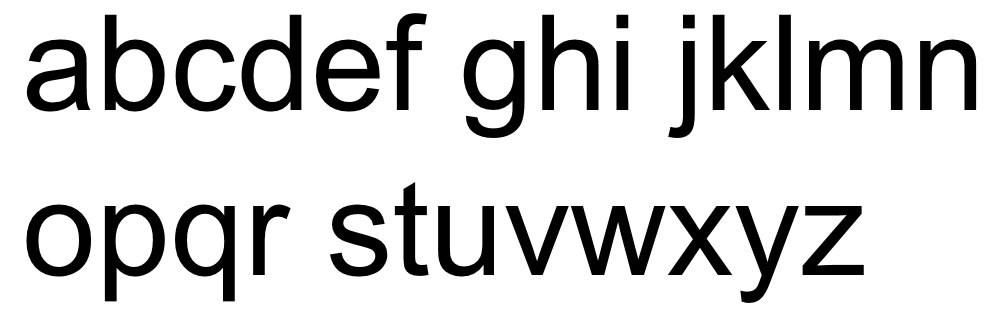
#> input picture py/ocr_train_lower.PNG, 997 x 318 px
$ python zhangsuen.py ocr_train_lower.PNG   (Python 2 division)
#> lines starting #> are read from the running program, lines starting #| are printed output that depends on the picture; after the words box and inside, x2 and y2 are one past the last pixel; in counts of white or black regions, pixels touching at a corner belong together
### py/gambar.py
import matplotlib.image as mpimg
import matplotlib.pyplot as plt
import numpy as np
import sys

import nph

def read(path):
#> called with path = 'ocr_train_lower.PNG'
    img = mpimg.imread(path)
#> img is the input picture: shape (318, 997, 4) float32; mean R, G, B, A 0.838, 0.838, 0.838, 1
    if img.dtype == 'float32':
        return (img*255).astype(np.uint8)
    if len(img.shape) < 3:
        return to_img(img)
    return img

def to_gray(img):
    return img.mean(-1).round().astype(np.uint8)
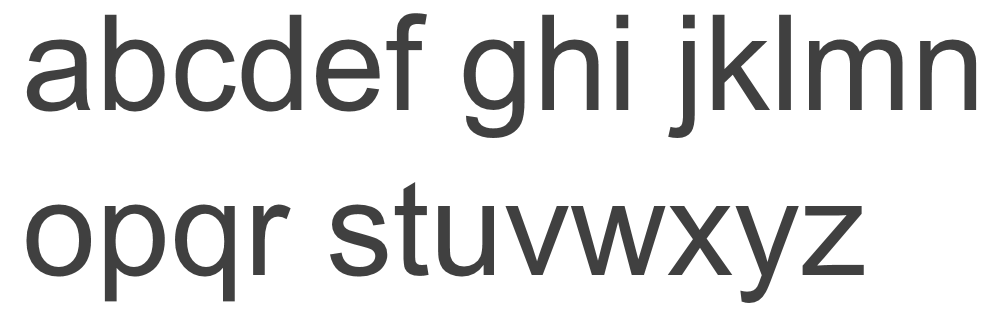
#> returned value: shape (318, 997); min 64, max 255, mean 224.1

def to_bw(gray):
    hist = get_histogram(gray)
#> hist = 256 values, max 260921 at index 255, min 0 at index 0, mean 1238.5
    threshold = otsu(hist, gray.shape[0]*gray.shape[1])
#> in otsu, `sum = (hist*range(0, 256)).sum()`: sum = 71035350
#> the loop in otsu, `for t in range(0, 256):` made 256 passes
#> (wb, wf, sumb, mb, mf, varmax) on passes 65, 68, 71, 74, 77, 80, 83, 86, 89, 92, 95, 98: (46686, 270360, 2987904, 64, 251.7, 4.45e+14), (46963, 270083, 3006463, 64.02, 251.9, 4.48e+14), (47105, 269941, 3016403, 64.04, 252, 4.49e+14), (47301, 269745, 3030711, 64.07, 252.1, 4.51e+14), (47442, 269604, 3041427, 64.11, 252.2, 4.53e+14), (47549, 269497, 3049880, 64.14, 252.3, 4.54e+14), (47679, 269367, 3060540, 64.19, 252.4, 4.55e+14), (47787, 269259, 3069720, 64.24, 252.4, 4.56e+14), (48350, 268696, 3119264, 64.51, 252.8, 4.6e+14), (48438, 268608, 3127272, 64.56, 252.8, 4.61e+14), (48563, 268483, 3139022, 64.64, 252.9, 4.62e+14), (48633, 268413, 3145812, 64.68, 252.9, 4.63e+14)
#> wb on passes 1 to 6: 0, 0, 0, 0, 0, 0
#> after the loop in otsu, `for t in range(0, 256):`: sumb = 4500495; threshold = 159; varmax = 4.72e+14; wb = 317046
#> threshold = 159
    return gray <= threshold
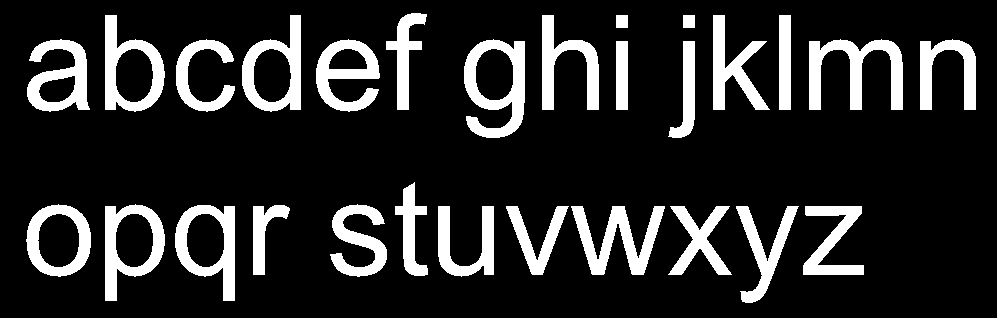
#> returned value: shape (318, 997) bool; 16.3% white; 28 white regions, largest, box (x1, y1, x2, y2) and area: (809, 39, 903, 110) 2996, (464, 39, 525, 138) 2947, (571, 206, 665, 275) 2742

# [24 lines left out: functions to_img, contrasting, equalize, not called in this run]

def show(img):
    plt.imshow(to_img(img), interpolation='nearest')
    plt.show()

def save(img, path):
    mpimg.imsave(path, to_img(img))

# [25 lines left out: function koponging, not called in this run]

def get_histogram(channel):
    return np.histogram(channel, range=(0, 256), bins=256)[0]

def otsu(hist, pixels):
    sum = (hist*range(0, 256)).sum()
    sumb = wb = wf = varmax = threshold = 0.
    for t in range(0, 256):
        wb += hist[t]
        if wb == 0:
            continue
        wf = pixels-wb
        if wf == 0:
            break
        sumb += t*hist[t]
        mb = sumb/wb
        mf = (sum-sumb)/wf
        varbetween = wb*wf*(mb-mf)*(mb-mf)
        if varbetween > varmax:
            varmax = varbetween
            threshold = t
    return threshold

# [6 lines that do not run on import are left out]

### py/zhangsuen.py
import sys
import numpy as np
import json

import nph
import gambar
import chaincode

def to_tulang(bw, step):
    # http://rosettacode.org/wiki/Zhang-Suen_thinning_algorithm
    # `bw` is already white bordered
    # `step` is 1 or 2 and affects on determining px

    the_pixel_is_black = bw # just for the sake of semantics

    # Black pixels P1 can have eight neighbours.
    # The neighbours are, in order, arranged as:
    # P9 P2 P3
    # P8 P1 P4
    # P7 P6 P5
    p2, p3, p4, p5, p6, p7, p8, p9 = get_p(bw)

    # B(P1) = The number of black pixel neighbours of P1
    b = p2 + p3 + p4 + p5 + p6 + p7 + p8 + p9
    has_between_2_and_6_neighbors = (2 <= b) * (b <= 6)

    # A(P1) = the number of transitions from white to black, (0 -> 1) in the sequence P2,P3,P4,P5,P6,P7,P8,P9,P2
    a = (get_is01trans(p2, p3) + get_is01trans(p3, p4) +
         get_is01trans(p4, p5) + get_is01trans(p5, p6) +
         get_is01trans(p6, p7) + get_is01trans(p7, p8) +
         get_is01trans(p8, p9) + get_is01trans(p9, p2))
    has_one_0_to_1_transition = a == 1

    has_white_in_p2_p4_px = (p2 * p4 * (p6 if step == 1 else p8)) == False
    has_white_in_px_p6_p8 = ((p4 if step == 1 else p2) * p6 * p8) == False

    return bw - (the_pixel_is_black *
                 has_between_2_and_6_neighbors *
                 has_one_0_to_1_transition *
                 has_white_in_p2_p4_px *
                 has_white_in_px_p6_p8)

def get_is01trans(a, b):
    return ((a == False) * b).astype(np.uint8)

def get_p(bw, dtype=np.uint8):
    p1 = bw.astype(dtype)
    p2 = np.roll(p1, 1, 0)
    p3 = np.roll(p2, -1, 1)
    p4 = np.roll(p1, -1, 1)
    p5 = np.roll(p4, -1, 0)
    p6 = np.roll(p1, -1, 0)
    p7 = np.roll(p6, 1, 1)
    p8 = np.roll(p1, 1, 1)
    p9 = np.roll(p8, 1, 0)
    return (p2, p3, p4, p5, p6, p7, p8, p9)

def penulangan(bw):
    # remove non Zhang Suen's tulang
    bwr = np.copy(bw)
    cblack_l = 0
    cblack_c = bwr.nonzero()[0].shape[0]
#> cblack_c = 51690
    while cblack_l != cblack_c:
        cblack_l = bwr.nonzero()[0].shape[0]
        bwr[:] = to_tulang(bwr, 1)
        bwr[:] = to_tulang(bwr, 2)
        cblack_c = bwr.nonzero()[0].shape[0]
#> this loop made 1 pass
#> pass 1, in get_p, `p2 = np.roll(p1, 1, 0)`:
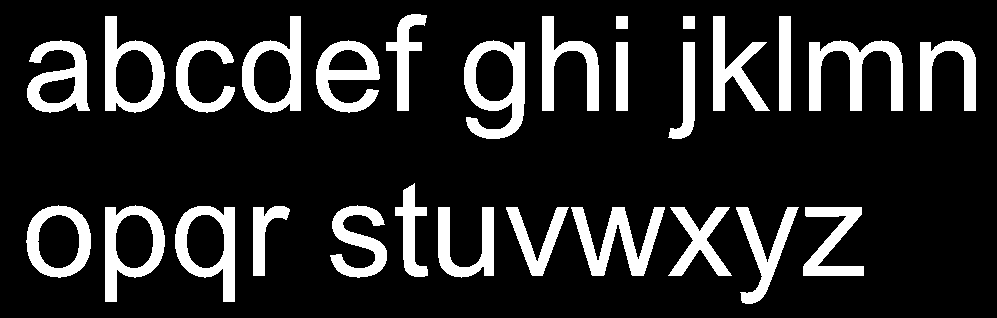
#> p2: shape (318, 997); values 0 (black) and 1 (white), 16.3% white; 28 white regions, largest, box (x1, y1, x2, y2) and area: (809, 40, 903, 111) 2996, (464, 40, 525, 139) 2947, (571, 207, 665, 276) 2742
#> pass 1, in get_p, `p3 = np.roll(p2, -1, 1)`:
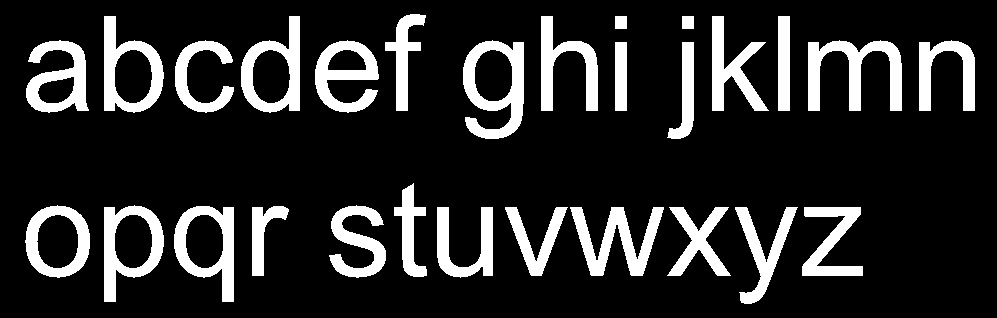
#> p3: shape (318, 997); values 0 (black) and 1 (white), 16.3% white; 28 white regions, largest, box (x1, y1, x2, y2) and area: (808, 40, 902, 111) 2996, (463, 40, 524, 139) 2947, (570, 207, 664, 276) 2742
#> pass 1, in get_p, `p4 = np.roll(p1, -1, 1)`:
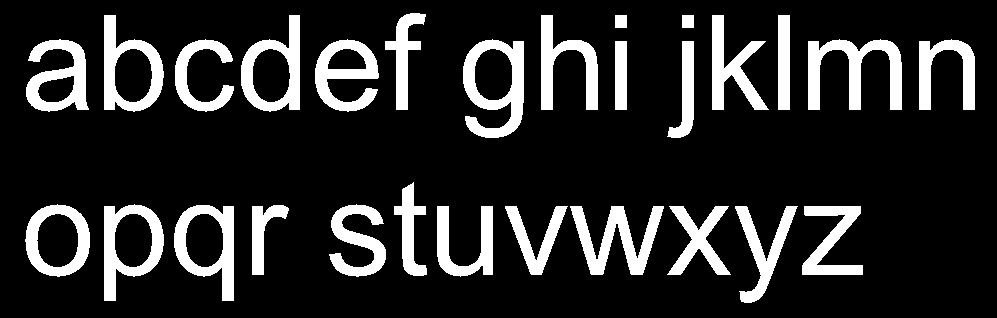
#> p4: shape (318, 997); values 0 (black) and 1 (white), 16.3% white; 28 white regions, largest, box (x1, y1, x2, y2) and area: (808, 39, 902, 110) 2996, (463, 39, 524, 138) 2947, (570, 206, 664, 275) 2742
#> pass 1, in get_p, `p5 = np.roll(p4, -1, 0)`:
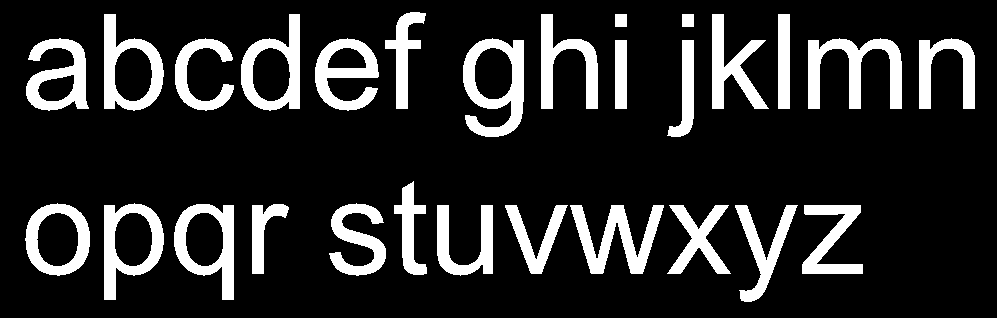
#> p5: shape (318, 997); values 0 (black) and 1 (white), 16.3% white; 28 white regions, largest, box (x1, y1, x2, y2) and area: (808, 38, 902, 109) 2996, (463, 38, 524, 137) 2947, (570, 205, 664, 274) 2742
    bwr[:] = gambar.koponging(bwr)
    return bwr

# [50 lines left out: functions get_identity, get_chaincode, not called in this run]

if __name__ == ('__main__'):
    img = gambar.read(sys.argv[1])
    gray = gambar.to_gray(img)
    bw = gambar.to_bw(gray)

#> (the run stopped early here; a loop or call above may not have finished)

$ run again, on py/ocr_train_upper.PNG
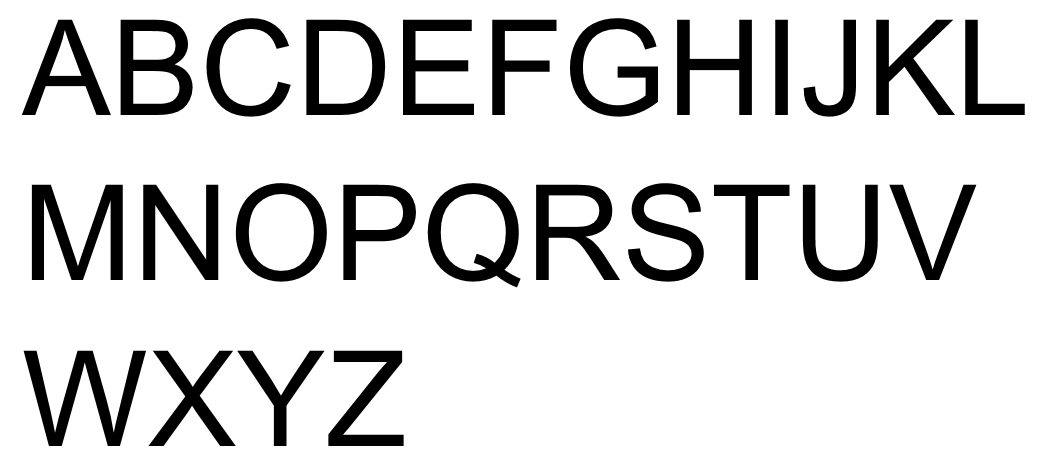
#> input picture py/ocr_train_upper.PNG, 1040 x 465 px
#> in read, img is the input picture: shape (465, 1040, 4) float32; mean R, G, B, A 0.849, 0.849, 0.849, 1
#> hist = 256 values, max 404287 at index 255, min 0 at index 0, mean 1889.1
#> sum = 109327776
#> the loop in otsu, `for t in range(0, 256):` made 256 passes
#> (wb, wf, sumb, mb, mf, varmax) on passes 65, 68, 71, 74, 77, 80, 83, 86: (67041, 416559, 4290624, 64, 252.2, 9.89e+14), (67339, 416261, 4310590, 64.01, 252.3, 9.94e+14), (67550, 416050, 4325360, 64.03, 252.4, 9.97e+14), (67797, 415803, 4343391, 64.06, 252.5, 1e+15), (67944, 415656, 4354563, 64.09, 252.5, 1e+15), (68097, 415503, 4366650, 64.12, 252.6, 1.01e+15), (68234, 415366, 4377884, 64.16, 252.7, 1.01e+15), (68366, 415234, 4389104, 64.2, 252.7, 1.01e+15)
#> after the loop in otsu, `for t in range(0, 256):`: sumb = 6234591; threshold = 159; varmax = 1.05e+15; wb = 483600
#> in to_bw, `threshold = otsu(hist, gray.shape[0]*gray.shape[1])`: threshold = 159
#> in to_bw, `return gray <= threshold`:
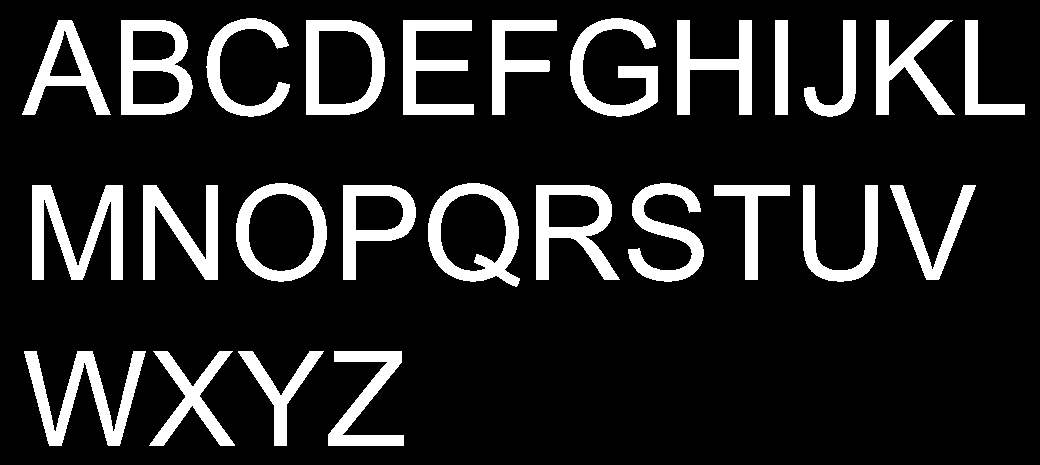
#> returned value: shape (465, 1040) bool; 15.2% white; 26 white regions, largest, box (x1, y1, x2, y2) and area: (32, 185, 123, 280) 4170, (24, 351, 146, 446) 4063, (121, 20, 193, 115) 3574
#> the loop in penulangan, `while cblack_l != cblack_c:` made 1 pass
#> pass 1, in get_p, `p5 = np.roll(p4, -1, 0)`:
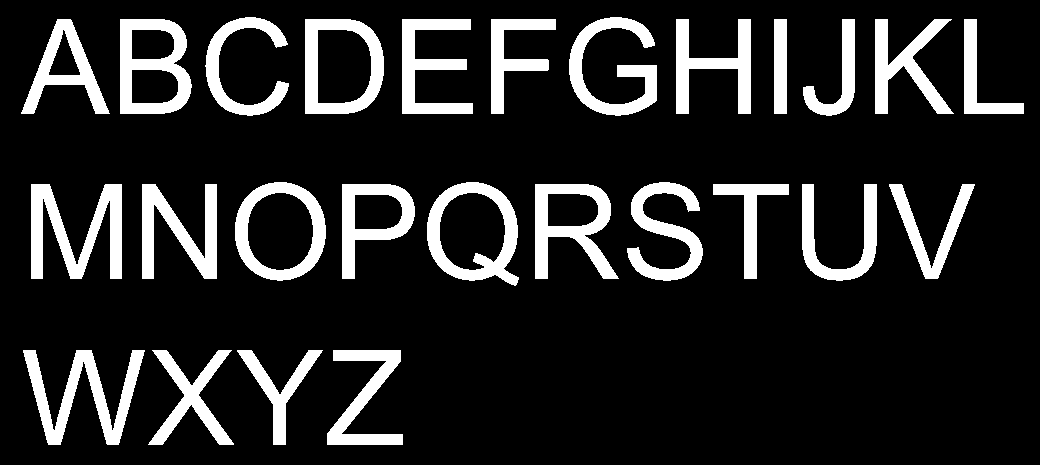
#> p5: shape (465, 1040); values 0 (black) and 1 (white), 15.2% white; 26 white regions, largest, box (x1, y1, x2, y2) and area: (31, 184, 122, 279) 4170, (23, 350, 145, 445) 4063, (120, 19, 192, 114) 3574
